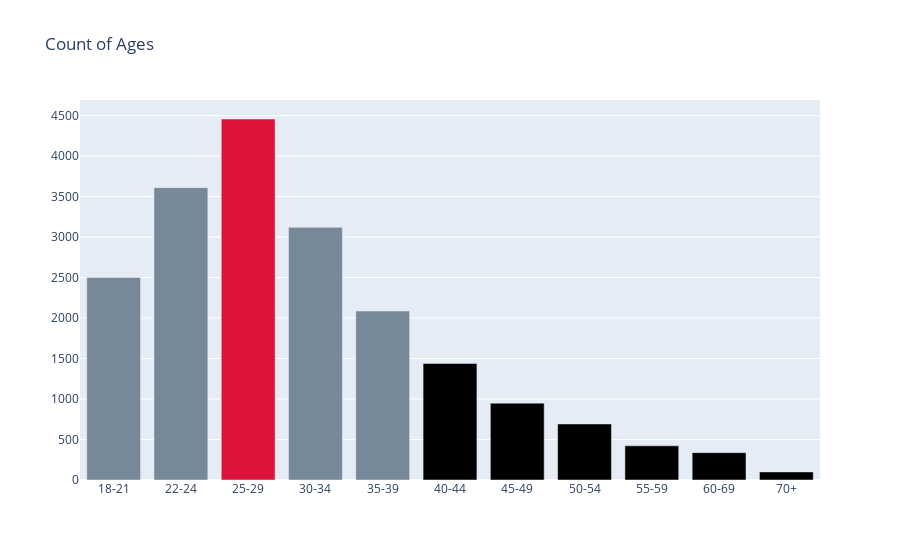

The code cell stored with this chart in its notebook:
### Code cell
import plotly.graph_objects as go

colors = ['lightslategray',] * 5
colors[2] = 'crimson'

fig = go.Figure(data=[go.Bar(
    y=temp_y,
    x=temp_x,
    marker_color=colors # marker color can be a single color value or an iterable
)])
fig.update_layout(title_text='Count of Ages')

### Figure 1 — Plotly figure (JSON) as saved in the notebook; plotly's stock layout.template omitted (floating-point values rounded to 4 significant figures)
{"data": [{"marker": {"color": ["lightslategray", "lightslategray", "crimson", "lightslategray", "lightslategray"]}, "type": "bar", "x": ["18-21", "22-24", "25-29", "30-34", "35-39", "40-44", "45-49", "50-54", "55-59", "60-69", "70+"], "y": [2502, 3610, 4458, 3120, 2087, 1439, 949, 692, 422, 338, 100]}], "layout": {"title": {"text": "Count of Ages"}}}
